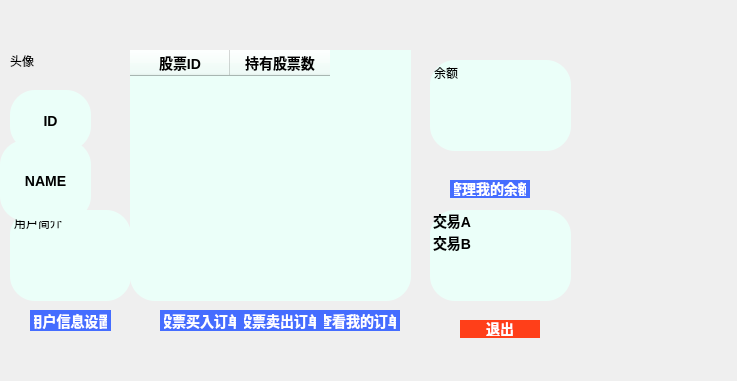
<?xml version="1.0" encoding="UTF-8"?>
<ui version="4.0">
 <class>zhanghu</class>
 <widget class="QWidget" name="zhanghu">
  <property name="geometry">
   <rect>
    <x>0</x>
    <y>0</y>
    <width>737</width>
    <height>381</height>
   </rect>
  </property>
  <property name="windowTitle">
   <string>账户</string>
  </property>
  <widget class="QLabel" name="label">
   <property name="geometry">
    <rect>
     <x>10</x>
     <y>10</y>
     <width>101</width>
     <height>101</height>
    </rect>
   </property>
   <property name="text">
    <string>头像</string>
   </property>
  </widget>
  <widget class="QTextBrowser" name="jianjie">
   <property name="enabled">
    <bool>true</bool>
   </property>
   <property name="geometry">
    <rect>
     <x>10</x>
     <y>210</y>
     <width>121</width>
     <height>91</height>
    </rect>
   </property>
   <property name="styleSheet">
    <string notr="true">background-color: rgb(235, 255, 249);
border-radius:25px;    /*设置圆角半径 */
font:bold 14px;		/*设置按钮文字和大小*/</string>
   </property>
   <property name="html">
    <string>&lt;!DOCTYPE HTML PUBLIC &quot;-//W3C//DTD HTML 4.0//EN&quot; &quot;http://www.w3.org/TR/REC-html40/strict.dtd&quot;&gt;
&lt;html&gt;&lt;head&gt;&lt;meta name=&quot;qrichtext&quot; content=&quot;1&quot; /&gt;&lt;meta charset=&quot;utf-8&quot; /&gt;&lt;style type=&quot;text/css&quot;&gt;
p, li { white-space: pre-wrap; }
hr { height: 1px; border-width: 0; }
li.unchecked::marker { content: &quot;\2610&quot;; }
li.checked::marker { content: &quot;\2612&quot;; }
&lt;/style&gt;&lt;/head&gt;&lt;body style=&quot; font-family:'Microsoft YaHei UI'; font-size:14px; font-weight:700; font-style:normal;&quot;&gt;
&lt;p style=&quot; margin-top:0px; margin-bottom:0px; margin-left:0px; margin-right:0px; -qt-block-indent:0; text-indent:0px;&quot;&gt;&lt;span style=&quot; font-size:9pt; font-weight:400;&quot;&gt;用户简介&lt;/span&gt;&lt;/p&gt;&lt;/body&gt;&lt;/html&gt;</string>
   </property>
  </widget>
  <widget class="QPushButton" name="yonghuxinxishezhi">
   <property name="geometry">
    <rect>
     <x>30</x>
     <y>310</y>
     <width>81</width>
     <height>21</height>
    </rect>
   </property>
   <property name="styleSheet">
    <string notr="true">QPushButton{
	background-color: rgb(69, 109, 255);

border-color: rgb(138, 255, 255);
border-radius:25px;    /*设置圆角半径 */
padding:2px 4px;  /*QFrame边框与内部其它部件的距离*/
color:white;		/*字体颜色*/
font:bold 14px;		/*设置按钮文字和大小*/
}</string>
   </property>
   <property name="text">
    <string>用户信息设置</string>
   </property>
  </widget>
  <widget class="QPushButton" name="buy">
   <property name="geometry">
    <rect>
     <x>160</x>
     <y>310</y>
     <width>80</width>
     <height>21</height>
    </rect>
   </property>
   <property name="styleSheet">
    <string notr="true">QPushButton{
	background-color: rgb(69, 109, 255);

border-color: rgb(138, 255, 255);
border-radius:25px;    /*设置圆角半径 */
padding:2px 4px;  /*QFrame边框与内部其它部件的距离*/
color:white;		/*字体颜色*/
font:bold 14px;		/*设置按钮文字和大小*/
}</string>
   </property>
   <property name="text">
    <string>股票买入订单</string>
   </property>
  </widget>
  <widget class="QListWidget" name="listWidget">
   <property name="geometry">
    <rect>
     <x>430</x>
     <y>210</y>
     <width>141</width>
     <height>91</height>
    </rect>
   </property>
   <property name="styleSheet">
    <string notr="true">background-color: rgb(235, 255, 249);
border-radius:25px;    /*设置圆角半径 */
font:bold 14px;		/*设置按钮文字和大小*/</string>
   </property>
   <item>
    <property name="text">
     <string>交易A</string>
    </property>
   </item>
   <item>
    <property name="text">
     <string>交易B</string>
    </property>
   </item>
  </widget>
  <widget class="QPushButton" name="balance">
   <property name="geometry">
    <rect>
     <x>450</x>
     <y>180</y>
     <width>80</width>
     <height>18</height>
    </rect>
   </property>
   <property name="styleSheet">
    <string notr="true">QPushButton{
	background-color: rgb(69, 109, 255);

border-color: rgb(138, 255, 255);
border-radius:25px;    /*设置圆角半径 */
padding:2px 4px;  /*QFrame边框与内部其它部件的距离*/
color:white;		/*字体颜色*/
font:bold 14px;		/*设置按钮文字和大小*/
}</string>
   </property>
   <property name="text">
    <string>管理我的余额</string>
   </property>
  </widget>
  <widget class="QPushButton" name="tuichu">
   <property name="geometry">
    <rect>
     <x>460</x>
     <y>320</y>
     <width>80</width>
     <height>18</height>
    </rect>
   </property>
   <property name="styleSheet">
    <string notr="true">QPushButton{
	background-color: rgb(255, 63, 25);
border-color: rgb(138, 255, 255);
border-radius:25px;    /*设置圆角半径 */
padding:2px 4px;  /*QFrame边框与内部其它部件的距离*/
color:white;		/*字体颜色*/
font:bold 14px;		/*设置按钮文字和大小*/
}</string>
   </property>
   <property name="text">
    <string>退出</string>
   </property>
  </widget>
  <widget class="QTextBrowser" name="balance_text">
   <property name="enabled">
    <bool>true</bool>
   </property>
   <property name="geometry">
    <rect>
     <x>430</x>
     <y>60</y>
     <width>141</width>
     <height>91</height>
    </rect>
   </property>
   <property name="styleSheet">
    <string notr="true">background-color: rgb(235, 255, 249);
border-radius:25px;    /*设置圆角半径 */
font:bold 14px;		/*设置按钮文字和大小*/</string>
   </property>
   <property name="html">
    <string>&lt;!DOCTYPE HTML PUBLIC &quot;-//W3C//DTD HTML 4.0//EN&quot; &quot;http://www.w3.org/TR/REC-html40/strict.dtd&quot;&gt;
&lt;html&gt;&lt;head&gt;&lt;meta name=&quot;qrichtext&quot; content=&quot;1&quot; /&gt;&lt;meta charset=&quot;utf-8&quot; /&gt;&lt;style type=&quot;text/css&quot;&gt;
p, li { white-space: pre-wrap; }
hr { height: 1px; border-width: 0; }
li.unchecked::marker { content: &quot;\2610&quot;; }
li.checked::marker { content: &quot;\2612&quot;; }
&lt;/style&gt;&lt;/head&gt;&lt;body style=&quot; font-family:'Microsoft YaHei UI'; font-size:14px; font-weight:700; font-style:normal;&quot;&gt;
&lt;p style=&quot; margin-top:0px; margin-bottom:0px; margin-left:0px; margin-right:0px; -qt-block-indent:0; text-indent:0px;&quot;&gt;&lt;span style=&quot; font-size:9pt; font-weight:400;&quot;&gt;余额&lt;/span&gt;&lt;/p&gt;&lt;/body&gt;&lt;/html&gt;</string>
   </property>
  </widget>
  <widget class="QTableWidget" name="tableWidget">
   <property name="geometry">
    <rect>
     <x>130</x>
     <y>50</y>
     <width>281</width>
     <height>251</height>
    </rect>
   </property>
   <property name="styleSheet">
    <string notr="true">background-color: rgb(235, 255, 249);
border-radius:25px;    /*设置圆角半径 */
font:bold 14px;		/*设置按钮文字和大小*/</string>
   </property>
   <column>
    <property name="text">
     <string>股票ID</string>
    </property>
   </column>
   <column>
    <property name="text">
     <string>持有股票数</string>
    </property>
   </column>
  </widget>
  <widget class="QPushButton" name="sold">
   <property name="geometry">
    <rect>
     <x>240</x>
     <y>310</y>
     <width>80</width>
     <height>21</height>
    </rect>
   </property>
   <property name="styleSheet">
    <string notr="true">QPushButton{
	background-color: rgb(69, 109, 255);

border-color: rgb(138, 255, 255);
border-radius:25px;    /*设置圆角半径 */
padding:2px 4px;  /*QFrame边框与内部其它部件的距离*/
color:white;		/*字体颜色*/
font:bold 14px;		/*设置按钮文字和大小*/
}</string>
   </property>
   <property name="text">
    <string>股票卖出订单</string>
   </property>
  </widget>
  <widget class="QPushButton" name="dindgan">
   <property name="geometry">
    <rect>
     <x>320</x>
     <y>310</y>
     <width>80</width>
     <height>21</height>
    </rect>
   </property>
   <property name="styleSheet">
    <string notr="true">QPushButton{
	background-color: rgb(69, 109, 255);

border-color: rgb(138, 255, 255);
border-radius:25px;    /*设置圆角半径 */
padding:2px 4px;  /*QFrame边框与内部其它部件的距离*/
color:white;		/*字体颜色*/
font:bold 14px;		/*设置按钮文字和大小*/
}</string>
   </property>
   <property name="text">
    <string>查看我的订单</string>
   </property>
  </widget>
  <widget class="QLabel" name="ID">
   <property name="geometry">
    <rect>
     <x>10</x>
     <y>90</y>
     <width>81</width>
     <height>61</height>
    </rect>
   </property>
   <property name="styleSheet">
    <string notr="true">background-color: rgb(235, 255, 249);
border-radius:25px;    /*设置圆角半径 */
font:bold 14px;		/*设置按钮文字和大小*/</string>
   </property>
   <property name="text">
    <string>ID</string>
   </property>
   <property name="alignment">
    <set>Qt::AlignCenter</set>
   </property>
  </widget>
  <widget class="QLabel" name="nicheng">
   <property name="geometry">
    <rect>
     <x>0</x>
     <y>140</y>
     <width>91</width>
     <height>81</height>
    </rect>
   </property>
   <property name="styleSheet">
    <string notr="true">background-color: rgb(235, 255, 249);
border-radius:25px;    /*设置圆角半径 */
font:bold 14px;		/*设置按钮文字和大小*/</string>
   </property>
   <property name="text">
    <string>NAME</string>
   </property>
   <property name="alignment">
    <set>Qt::AlignCenter</set>
   </property>
  </widget>
 </widget>
 <resources/>
 <connections/>
</ui>
